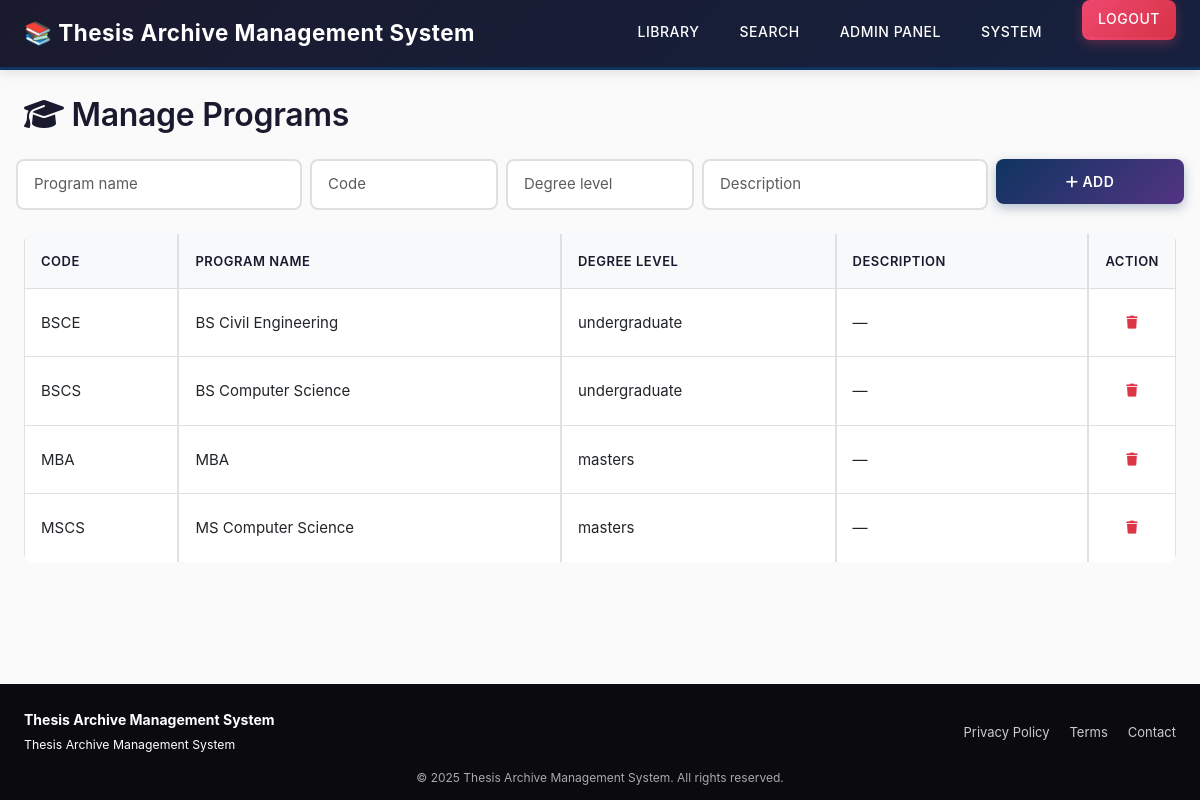
Screenshot of /admin/programs.php (signed in) with the database file from the repository.
### tables this page shows
CREATE TABLE programs (
    program_id INT AUTO_INCREMENT PRIMARY KEY,
    program_name VARCHAR(100) NOT NULL,
    program_code VARCHAR(20) UNIQUE NOT NULL,
    department_id INT NOT NULL,
    degree_level ENUM('undergraduate', 'masters', 'doctorate') NOT NULL,
    description TEXT,
    created_at TIMESTAMP DEFAULT CURRENT_TIMESTAMP,
    FOREIGN KEY (department_id) REFERENCES departments(department_id) ON DELETE CASCADE
);

### config/session.php (called while the page is built, shortened)
<?php
function isLoggedIn() {
    return isset($_SESSION['user_id']);
}
function hasRole($role) {
    return isset($_SESSION['role']) && $_SESSION['role'] === $role;
}
?>

### admin/programs.php (the view, shortened to what this page needs)
<?php
require_once '../config/session.php';
$database = new Database();
$conn = $database->getConnection();
$programs = $conn->query("
    SELECT * FROM programs
    ORDER BY program_name
")->fetchAll();
require_once '../includes/header.php';
require_once '../includes/navbar.php';
?>
<div class="container py-4">
    <h2 class="mb-3">
        <i class="fas fa-graduation-cap"></i> Manage Programs
    </h2>
    <form method="POST" class="mb-4">
        <div class="row g-2">
            <div class="col-md-3">
                <input type="text" name="program_name" class="form-control" placeholder="Program name" required>
            </div>
            <div class="col-md-2">
                <input type="text" name="program_code" class="form-control" placeholder="Code" required>
            </div>
            <div class="col-md-2">
                <input type="text" name="degree_level" class="form-control" placeholder="Degree level" required>
            </div>
            <div class="col-md-3">
                <input type="text" name="description" class="form-control" placeholder="Description">
            </div>
            <div class="col-md-2">
                <button type="submit" name="add" class="btn btn-primary w-100">
                    <i class="fas fa-plus"></i> Add
                </button>
            </div>
        </div>
    </form>
    <table class="table table-bordered table-sm align-middle" id="programsTable">
        <thead class="table-light">
            <tr>
                <th>Code</th>
                <th>Program Name</th>
                <th>Degree Level</th>
                <th>Description</th>
                <th style="width:70px;" class="text-center">Action</th>
            </tr>
        </thead>
        <tbody>
            <?php if ($programs): ?>
                <?php foreach ($programs as $prog): ?>
                    <tr>
                        <td><?= htmlspecialchars($prog['program_code'] ?? ''); ?></td>
                        <td><?= htmlspecialchars($prog['program_name'] ?? ''); ?></td>
                        <td><?= htmlspecialchars($prog['degree_level'] ?? ''); ?></td>
                        <td><?= htmlspecialchars($prog['description'] ?? '—'); ?></td>
                        <td class="text-center">
                            <a href="?delete=<?= $prog['program_id']; ?>"
                                class="btn btn-sm btn-outline-danger"
                                onclick="return confirm('Delete this program?')">
                                <i class="fas fa-trash"></i>
                            </a>
                        </td>
                    </tr>
                <?php endforeach; ?>
            <?php endif; ?>
        </tbody>
    </table>
</div>
<?php require_once '../includes/footer.php'; ?>

### includes/header.php (shortened to what this page needs)
<?php
require_once __DIR__ . '/../config/session.php';
?>
<!DOCTYPE html>
<html lang="en">
<head>
    <link href="https://cdn.jsdelivr.net/npm/bootstrap@5.3.0/dist/css/bootstrap.min.css" rel="stylesheet">
    <link rel="stylesheet" href="https://cdnjs.cloudflare.com/ajax/libs/font-awesome/6.4.0/css/all.min.css">
    <link rel="stylesheet" href="https://cdn.datatables.net/1.13.4/css/dataTables.bootstrap5.min.css">
    <link rel="stylesheet" href="<?php echo BASE_URL; ?>assets/css/style.css">
</head>
<body>
    <div class="page-wrapper">

### includes/navbar.php (shortened to what this page needs)
<nav class="navbar">
    <div class="container">
        <div class="navbar-brand">
            📚 Thesis Archive Management System
        </div>
        <ul class="navbar-menu">
            <li>
                <a href="<?php echo BASE_URL; ?>public/library.php">
                    Library
                </a>
            </li>
            <li>
                <a href="<?php echo BASE_URL; ?>public/search.php"
                    class="<?php echo basename($_SERVER['PHP_SELF']) === 'search.php' ? 'active' : ''; ?>">
                    Search
                </a>
            </li>
            <?php if (isLoggedIn()): ?>
                <?php if (hasRole('student')): ?>
                    <li>
                        <a href="<?php echo BASE_URL; ?>student/index.php">
                            Dashboard
                        </a>
                    </li>
                <?php elseif (hasRole('admin')): ?>
                    <li>
                        <a href="<?php echo BASE_URL; ?>admin/index.php">
                            Admin Panel
                        </a>
                    </li>
                <?php endif; ?>
                <li>
                    <a href="<?php echo BASE_URL . $_SESSION['role']; ?>/profile.php">
                        <?php echo $_SESSION['first_name']; ?>
                    </a>
                </li>
                <li>
                    <a href="<?php echo BASE_URL; ?>auth/logout.php"
                        class="btn btn-danger btn-sm"
                        style="margin-left: 20px; padding: 8px 16px;">
                        Logout
                    </a>
                </li>
            <?php endif; ?>
        </ul>
    </div>
</nav>

### includes/footer.php (shortened to what this page needs)
</div>
<footer class="site-footer">
    <div class="container footer-inner">
        <div>
            <strong><?php echo SITE_NAME; ?></strong><br>
            <small>Thesis Archive Management System</small>
        </div>
        <div class="footer-links">
            <a href="#">Privacy Policy</a>
            <a href="#">Terms</a>
            <a href="#">Contact</a>
        </div>
    </div>
    <div class="footer-bottom">
        &copy; <?php echo date('Y'); ?> <?php echo SITE_NAME; ?>. All rights reserved.
    </div>
</footer>
</body>
</html>

### assets/css/style.css (style rules this page uses)
html, body { height: 100%; margin: 0; }
body { display: flex; flex-direction: column; }
.page-wrapper { flex: 1; }
.site-footer { background: #0a0a0f; color: #ffffff; padding: 24px 0 12px; font-size: 14px; }
.footer-inner { display: flex; justify-content: space-between; align-items: center; gap: 16px; flex-wrap: wrap; }
.footer-links a { color: #ccc; margin-left: 16px; font-size: 13px; }
.footer-bottom { text-align: center; margin-top: 12px; font-size: 12px; color: #aaa; }
* { margin: 0; padding: 0; box-sizing: border-box; }
:root { --primary: #1a1a2e; --secondary: #16213e; --accent: #0f3460; --highlight: #533483; --success: #06d6a0; --danger: #ef476f; --warning: #ffd166; --info: #118ab2; --light: #f4f4f9; --lighter: #fafafa; --dark: #0a0a0f; --white: #ffffff; --border: #e0e0e0; --text: #2d3436; --text-muted: #636e72; --shadow: rgba(0, 0, 0, 0.08); --shadow-lg: rgba(0, 0, 0, 0.12); }
body { font-family: -apple-system, BlinkMacSystemFont, 'Segoe UI', Roboto, 'Helvetica Neue', Arial, sans-serif; background: var(--lighter); color: var(--text); line-height: 1.7; font-size: 15px; -webkit-font-smoothing: antialiased; -moz-osx-font-smoothing: grayscale; }
html { scroll-behavior: smooth; }
h1, h2, h3, h4, h5, h6 { font-weight: 600; line-height: 1.3; color: var(--primary); margin-bottom: 1rem; }
h2 { font-size: 2rem; letter-spacing: -0.3px; }
a { color: var(--accent); text-decoration: none; transition: all 0.2s ease; }
.container { max-width: 1200px; margin: 0 auto; padding: 0 24px; width: 100%; }
.navbar { background: linear-gradient(135deg, var(--primary) 0%, var(--secondary) 100%); padding: 0; box-shadow: 0 2px 12px var(--shadow-lg); position: sticky; top: 0; z-index: 1000; border-bottom: 3px solid var(--accent); }
.navbar .container { display: flex; justify-content: space-between; align-items: center; min-height: 64px; }
.navbar-brand { font-size: 1.4rem; font-weight: 700; color: var(--white); letter-spacing: 0.5px; display: flex; align-items: center; gap: 8px; }
.navbar-menu { display: flex; list-style: none; gap: 0; margin: 0; }
.navbar-menu li a { color: var(--white); padding: 20px 20px; display: block; font-weight: 500; font-size: 14px; text-transform: uppercase; letter-spacing: 0.5px; border-bottom: 3px solid transparent; transition: all 0.3s ease; }
.form-control { width: 100%; padding: 12px 16px; border: 2px solid var(--border); border-radius: 8px; font-size: 15px; transition: all 0.3s ease; background: var(--white); color: var(--text); }
.btn { display: inline-block; padding: 12px 24px; border: none; border-radius: 8px; font-size: 14px; font-weight: 600; cursor: pointer; transition: all 0.3s ease; text-align: center; text-transform: uppercase; letter-spacing: 0.5px; position: relative; overflow: hidden; }
.btn::before { content: ''; position: absolute; top: 50%; left: 50%; width: 0; height: 0; border-radius: 50%; background: rgba(255, 255, 255, 0.3); transform: translate(-50%, -50%); transition: width 0.6s, height 0.6s; }
.btn-primary { background: linear-gradient(135deg, var(--accent), var(--highlight)); color: var(--white); box-shadow: 0 4px 12px rgba(15, 52, 96, 0.3); }
.btn-danger { background: linear-gradient(135deg, var(--danger), #d63447); color: var(--white); box-shadow: 0 4px 12px rgba(239, 71, 111, 0.3); }
.btn-sm { padding: 8px 16px; font-size: 13px; }
.table { width: 100%; border-collapse: separate; border-spacing: 0; background: var(--white); border-radius: 8px; overflow: hidden; }
.table thead { background: linear-gradient(135deg, var(--light), #e8e8ed); }
.table th, .table td { padding: 16px; text-align: left; border-bottom: 1px solid var(--border); }
.table th { font-weight: 600; color: var(--primary); font-size: 13px; text-transform: uppercase; letter-spacing: 0.5px; }
.table tbody tr { transition: all 0.2s ease; }
.table tbody tr:last-child td { border-bottom: none; }
.row { display: flex; flex-wrap: wrap; margin: 0 -12px; }
.text-center { text-align: center; }
.mb-3 { margin-bottom: 24px; }
.mb-4 { margin-bottom: 32px; }
.w-100 { width: 100%; }

### rows the page displays
programs: program_code "BSCE", program_name "BS Civil Engineering", degree_level "undergraduate", description "—"
programs: program_code "BSCS", program_name "BS Computer Science", degree_level "undergraduate", description "—"
programs: program_code "MBA", program_name "MBA", degree_level "masters", description "—"
programs: program_code "MSCS", program_name "MS Computer Science", degree_level "masters", description "—"

### other values shown
$_SESSION['first_name'] "SYSTEM"
SITE_NAME "Thesis Archive Management System"
